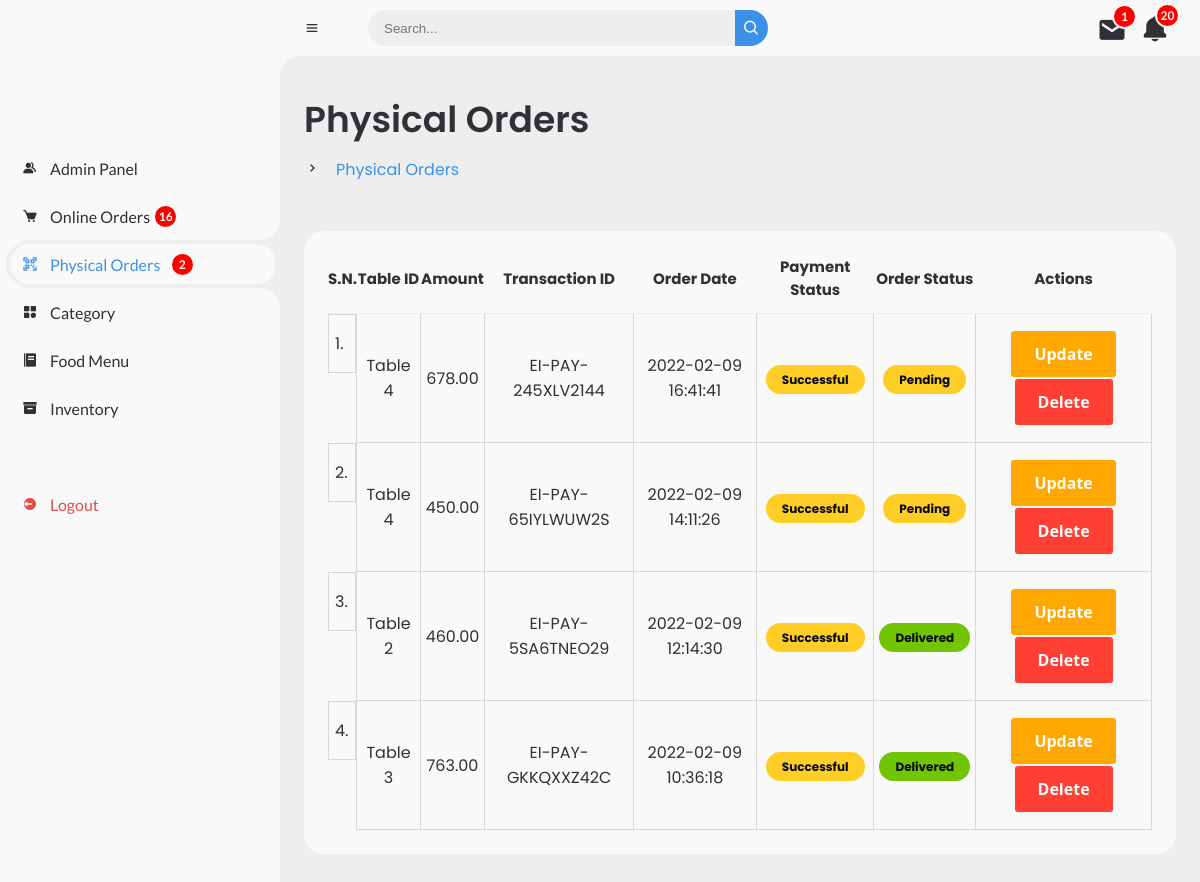
The page /admin/manage-ei-order.php on the database its author committed.
### tables this page shows
CREATE TABLE `tbl_eipay` (
  `id` int(10) UNSIGNED NOT NULL,
  `table_id` varchar(50) NOT NULL,
  `amount` decimal(10,2) NOT NULL,
  `tran_id` varchar(50) NOT NULL,
  `order_date` timestamp NOT NULL DEFAULT current_timestamp() ON UPDATE current_timestamp(),
  `payment_status` varchar(50) NOT NULL,
  `order_status` varchar(100) NOT NULL
);

### admin/manage-ei-order.php (the view, shortened to what this page needs)
<?php
$ei_order_notif = "SELECT order_status from tbl_eipay
					WHERE order_status='Pending' OR order_status='Processing'";
$res_ei_order_notif = mysqli_query($conn, $ei_order_notif);
$row_ei_order_notif = mysqli_num_rows($res_ei_order_notif);
$online_order_notif = "SELECT order_status from order_manager
					WHERE order_status='Pending'OR order_status='Processing' ";
$res_online_order_notif = mysqli_query($conn, $online_order_notif);
$row_online_order_notif = mysqli_num_rows($res_online_order_notif);
$stock_notif = "SELECT stock FROM tbl_food
				WHERE stock<50";
$res_stock_notif = mysqli_query($conn, $stock_notif);
$row_stock_notif = mysqli_num_rows($res_stock_notif);
$message_notif = "SELECT message_status FROM message
				 WHERE message_status = 'unread'";
$res_message_notif = mysqli_query($conn, $message_notif);
$row_message_notif = mysqli_num_rows($res_message_notif);
?>
<!DOCTYPE html>
<html lang="en">
<head>
	<link href='https://unpkg.com/boxicons@2.0.9/css/boxicons.min.css' rel='stylesheet'>
	<link rel="stylesheet" href="style-admin.css">
</head>
<body>
	<section id="sidebar">
		<a href="index.php" class="brand">
		</a>
		<ul class="side-menu top">
			<li >
				<a href="manage-admin.php">
					<i class='bx bxs-group' ></i>
					<span class="text">Admin Panel</span>
				</a>
			</li>
			<li>
				<a href="manage-online-order.php">
					<i class='bx bxs-cart'></i>
					<span class="text">Online Orders&nbsp;</span>
						<?php
					if($row_online_order_notif>0)
					{
						?>
						<span class="num-ei"><?php echo $row_online_order_notif; ?></span>
						<?php
					}
					else
					{
						?>
						<span class=""> </span>
						<?php
					}
					?>
				</a>
			</li>
			<li class="active">
				<a href="manage-ei-order.php">
					<i class='bx bx-qr-scan'></i>
					<span class="text" >Physical Orders&nbsp;&nbsp;&nbsp;
					</span>
					<?php
					if($row_ei_order_notif>0)
					{
						?>
						<span class="num-ei"><?php echo $row_ei_order_notif; ?></span>
						<?php
					}
					else
					{
						?>
						<span class=""> </span>
						<?php
					}
					?>
				</a>
			</li>
			<li>
				<a href="manage-category.php">
					<i class='bx bxs-category'></i>
					<span class="text">Category</span>
				</a>
			</li>
			<li>
				<a href="manage-food.php">
					<i class='bx bxs-food-menu'></i>
					<span class="text">Food Menu</span>
				</a>
			</li>
			<li class="">
				<a href="inventory.php">
					<i class='bx bxs-box'></i>
					<span class="text">Inventory</span>
				</a>
			</li>
		</ul>
		<ul class="side-menu">
			<li>
				<a href="logout.php" class="logout">
					<i class='bx bxs-log-out-circle' ></i>
					<span class="text">Logout</span>
				</a>
			</li>
		</ul>
	</section>
	<section id="content">
		<nav>
			<i class='bx bx-menu' ></i>
			<form action="#">
				<div class="form-input">
					<input type="search" placeholder="Search...">
					<button type="submit" class="search-btn"><i class='bx bx-search' ></i></button>
				</div>
			</form>
			<div class="fetch_message">
				<div class="action_message notfi_message">
					<a href="messages.php"><i class='bx bxs-envelope' ></i></a>
					<?php
					if($row_message_notif>0)
					{
						?>
						<span class="num"><?php echo $row_message_notif; ?></span>
						<?php
					}
					else
					{
						?>
						<span class=""></span>
						<?php
					}
					?>
				</div>
			</div>
		<div class="notification" >
				<div class="action notif">
				<i class='bx bxs-bell' onclick= "menuToggle();"></i>
				<?php
				if($row_stock_notif>0 || $row_online_order_notif>0 || $row_ei_order_notif>0)
				{
					$total_notif = $row_online_order_notif+$row_ei_order_notif+$row_stock_notif;
					?>
					<span class="num"><?php echo $total_notif; ?></span>
					<?php
				}
				else
				{
					?>
					<span class=""></span>
					<?php
				}
				?>
			</div>
			</div>
		</nav>
		<main>
			<div class="head-title">
				<div class="left">
					<h1>Physical Orders</h1>
					<ul class="breadcrumb">
						<li><i class='bx bx-chevron-right' ></i></li>
						<li>
							<a class="active" href="manage-online-order.php">Physical Orders</a>
						</li>
					</ul>
				</div>
</div>
<br>
			<div class="table-data">
			<div class="order">
				 <table class="">
                    <tr>
                        <th>S.N.</th>
                        <th>Table ID</th>
                        <th>Amount</th>
                        <th>Transaction ID</th>
                        <th>Order Date</th>
                        <th>Payment Status</th>
						<th>Order Status</th>
                        <th>Actions</th>
                    </tr>
				<?php
$sql = "SELECT * FROM tbl_eipay ORDER BY id DESC";
$res = mysqli_query($conn, $sql);
$count = mysqli_num_rows($res);
$sn = 1;
                        if($count>0)
                        {
                            while($row=mysqli_fetch_assoc($res))
                            {
                                $id = $row['id'];
                                $table_id = $row['table_id'];
                                $amount = $row['amount'];
                                $tran_id = $row['tran_id'];
                                $order_date = $row['order_date'];
                                $payment_status = $row['payment_status'];
								$order_status = $row['order_status'];
                                ?>
                                    <tr>
                                        <td><?php echo $sn++; ?>. </td>
                                        <td><?php echo $table_id; ?></td>
                                        <td><?php echo $amount; ?></td>
                                        <td><?php echo $tran_id; ?></td>
                                        <td><?php echo $order_date; ?></td>
                                        <td><span class="status process"><?php echo $payment_status; ?></span></td>
										<td>
										<?php
										if($order_status=="Pending")
											{
											echo "<span class='status process'>$order_status</span>";
											}
											else if($order_status=="Processing")
											{
											echo "<span class='status pending'>$order_status</span>";
											}
											else if($order_status=="Delivered")
											{
											echo "<span class='status completed'>$order_status</span>";
											}
											else if($order_status=="Cancelled")
											{
											echo "<span class='status cancelled'>$order_status</span>";
											}
											?>
										</td>
                                        <td>
                                            <a href="<?php echo SITEURL; ?>update-ei-order.php?id=<?php echo $id; ?>" class="button-5" role="button">Update</a>
                                            <a href="<?php echo SITEURL; ?>delete-ei-order.php?id=<?php echo $id; ?>" class="button-7" role="button">Delete</a>
                                        </td>
                                    </tr>
                                <?php
                            }
                        }
                        else
                        {
                            echo "<tr><td colspan='7' class='error'>Orders not Available</td></tr>";
                        }
?>
    </table>
			</div>
				</div>
		</main>
	</section>
</body>
</html>

### rows shown on the page
tbl_eipay: table "Table 4", amount "678.00", tran "EI-PAY-245XLV2144", order_date "2022-02-09 16:41:41", payment_status "Successful", order_status "Pending"
tbl_eipay: table "Table 4", amount "450.00", tran "EI-PAY-65IYLWUW2S", order_date "2022-02-09 14:11:26", payment_status "Successful", order_status "Pending"
tbl_eipay: table "Table 2", amount "460.00", tran "EI-PAY-5SA6TNEO29", order_date "2022-02-09 12:14:30", payment_status "Successful", order_status "Delivered"
tbl_eipay: table "Table 3", amount "763.00", tran "EI-PAY-GKKQXXZ42C", order_date "2022-02-09 10:36:18", payment_status "Successful", order_status "Delivered"

### other values the page prints
$row_online_order_notif "16"
$row_ei_order_notif "2"
$row_message_notif "1"
$total_notif "20"
